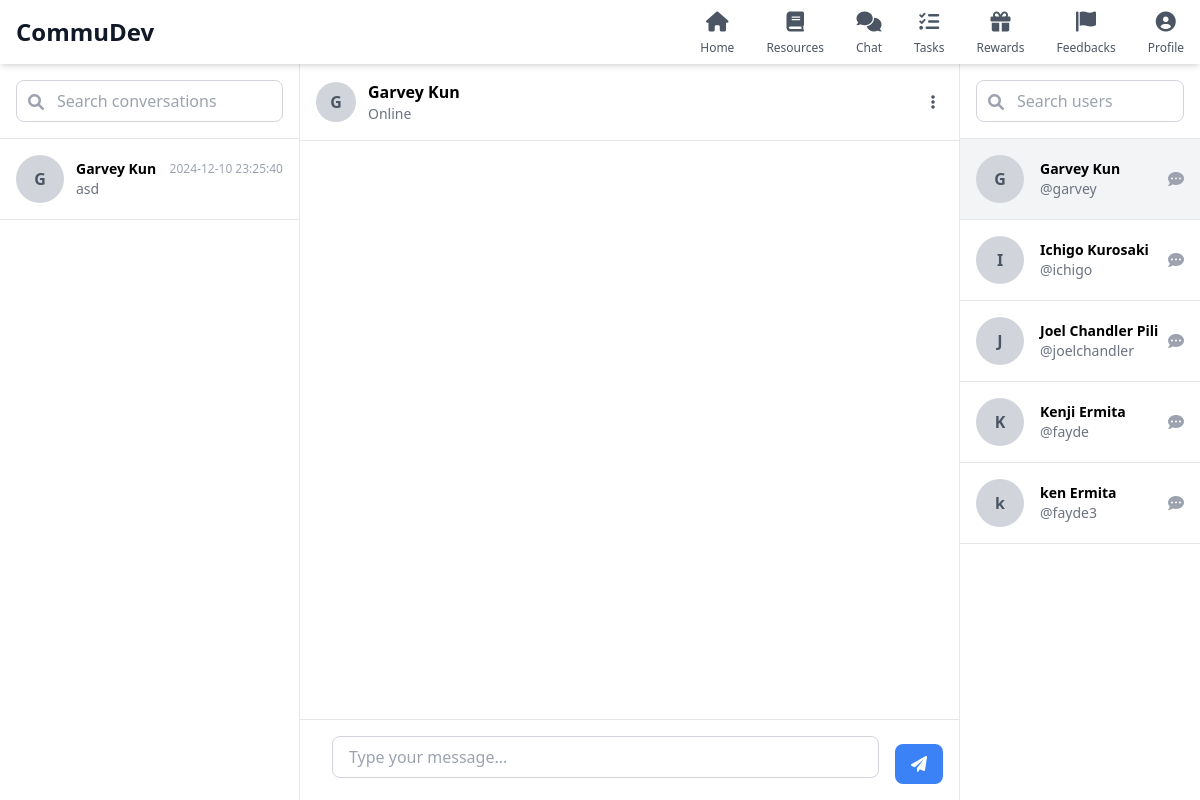
/chat/ (signed in), run on the app's committed database.
### users/models.py (models this page shows, shortened)
class User(AbstractUser):
    userId = models.UUIDField(primary_key=True, default=uuid.uuid4, editable=False)
    firstname = models.CharField(max_length=100)
    lastname = models.CharField(max_length=100)
    age = models.IntegerField(null=True)
    state = models.CharField(max_length=100)
    employmentStatus = models.CharField(max_length=100)
    profile_picture = models.ImageField(upload_to='profile_pics', default='default.jpg')
    languages = models.CharField(max_length=200, blank=True, null=True, default='')
    activity_status = models.CharField(
        max_length=100,
        default='Active',
        choices=[
            ('Active', 'Very Active'),
            ('Moderate', 'Moderately Active'),
            ('Low', 'Less Active'),
            ('Inactive', 'Inactive')
        ]
    )
    hobbies = models.CharField(max_length=200, blank=True, null=True, default='')
    goals = models.CharField(max_length=200, blank=True, null=True, default='')
    USERNAME_FIELD = 'username'  # This ensures username is used for login
    REQUIRED_FIELDS = ['firstname', 'lastname']  # Required fields for createsuperuser

### chat/views.py (the view)
# urls.py: path('', views.chat_home, name='chat_home'),
@login_required
def chat_home(request):
    all_users = User.objects.exclude(userId=request.user.userId).order_by('firstname')
    return render(request, 'chat/chat.html', {'all_users': all_users})

### chat/templates/chat/chat.html (shortened to what this page needs)
<!DOCTYPE html>
<html lang="en">
<head>
    <script src="https://cdn.tailwindcss.com"></script>
    <link rel="stylesheet" href="https://cdnjs.cloudflare.com/ajax/libs/font-awesome/6.0.0/css/all.min.css">
</head>
<body class="bg-gray-100">
    <nav class="bg-white shadow-md fixed top-0 w-full z-50 h-16">
        <div class="w-full px-4 flex justify-between items-center h-full">
            <div class="flex-shrink-0">
                <h1 class="text-2xl font-bold text-gray-900">CommuDev</h1>
            </div>
            <div class="flex items-center space-x-8">
                <a href="{% url 'home' %}" class="text-gray-600 hover:text-gray-900 flex flex-col items-center">
                    <i class="fas fa-home text-xl"></i>
                    <span class="text-xs mt-1">Home</span>
                </a>
                <a href="{% url 'resource_home' %}" class="text-gray-600 hover:text-gray-900 flex flex-col items-center">
                    <i class="fas fa-book text-xl"></i>
                    <span class="text-xs mt-1">Resources</span>
                </a>
                <a href="{% url 'chat_home' %}" class="text-gray-600 hover:text-gray-900 flex flex-col items-center relative">
                    <i class="fas fa-comments text-xl"></i>
                    <span class="text-xs mt-1">Chat</span>
                </a>
                <a href="{% url 'task:task_list' %}" class="text-gray-600 hover:text-gray-900 flex flex-col items-center">
                    <i class="fas fa-tasks text-xl"></i>
                    <span class="text-xs mt-1">Tasks</span>
                </a>
                <a href="{% url 'reward-list' %}" class="text-gray-600 hover:text-gray-900 flex flex-col items-center">
                    <i class="fas fa-gift text-xl"></i>
                    <span class="text-xs mt-1">Rewards</span>
                </a>
                <a href="{% url 'feedback:feedback-list' %}" class="text-gray-600 hover:text-gray-900 flex flex-col items-center">
                    <i class="fas fa-flag text-xl"></i>
                    <span class="text-xs mt-1">Feedbacks</span>
                </a>
                <a href="{% url 'profile' %}" class="text-gray-600 hover:text-gray-900 flex flex-col items-center">
                    <i class="fas fa-user-circle text-xl"></i>
                    <span class="text-xs mt-1">Profile</span>
                </a>
            </div>
        </div>
    </nav>
    <div class="flex h-[calc(100vh-4rem)] bg-gray-100 mt-16 overflow-hidden">
        <div class="w-1/4 bg-white border-r border-gray-200">
            <div class="p-4 border-b border-gray-200">
                <div class="relative">
                    <input type="text" placeholder="Search conversations"
                        class="w-full pl-10 pr-4 py-2 border border-gray-300 rounded-lg focus:outline-none focus:border-blue-500">
                    <span class="absolute left-3 top-2.5 text-gray-400">
                        <i class="fas fa-search"></i>
                    </span>
                </div>
            </div>
            <div class="overflow-y-auto h-[calc(100vh-8rem)]" id="contacts-list">
            </div>
        </div>
        <div class="flex-1 flex flex-col bg-white border-r border-gray-200">
            <div class="p-4 border-b border-gray-200 flex items-center">
                <div id="selected-contact" class="flex items-center flex-1">
                    <div class="w-10 h-10 bg-gray-300 rounded-full flex items-center justify-center">
                        <span class="text-gray-600 font-bold" id="contact-initial"></span>
                    </div>
                    <div class="ml-3 flex-1">
                        <h3 class="font-semibold" id="contact-name">Select a conversation</h3>
                        <p class="text-sm text-gray-500" id="contact-status"></p>
                    </div>
                    <div class="relative">
                        <button id="chat-options-btn" class="p-2 hover:bg-gray-100 rounded-full" onclick="toggleChatOptions(event)">
                            <i class="fas fa-ellipsis-v text-gray-600"></i>
                        </button>
                    </div>
                </div>
            </div>
            <div class="flex-1 overflow-y-auto p-4 space-y-1 custom-scrollbar" id="messages-container">
            </div>
            <div class="p-4 border-t border-gray-200">
                <form id="message-form" data-url="{% url 'unsend_message' 0 %}" class="flex items-end space-x-4">
                    <div class="flex-1 relative">
                        <textarea id="message-input"
                            class="w-full resize-none overflow-hidden rounded-lg border border-gray-300 focus:outline-none focus:border-blue-500 px-4 py-2 max-h-32 min-h-[2.5rem]"
                            rows="1"
                            placeholder="Type your message..."></textarea>
                    </div>
                    <button type="submit"
                        class="px-4 py-2 bg-blue-500 text-white rounded-lg hover:bg-blue-600 focus:outline-none h-10">
                        <i class="fas fa-paper-plane"></i>
                    </button>
                </form>
            </div>
        </div>
        <div class="w-1/5 bg-white">
            <div class="p-4 border-b border-gray-200">
                <div class="relative">
                    <input type="text"
                        id="users-search"
                        placeholder="Search users"
                        class="w-full pl-10 pr-4 py-2 border border-gray-300 rounded-lg focus:outline-none focus:border-blue-500">
                    <span class="absolute left-3 top-2.5 text-gray-400">
                        <i class="fas fa-search"></i>
                    </span>
                </div>
            </div>
            <div class="overflow-y-auto h-[calc(100vh-8rem)]" id="users-list">
                {% for user in all_users %}
                <div class="user-item p-4 border-b border-gray-200 hover:bg-gray-50 cursor-pointer"
                     onclick="selectChat('{{ user.userId }}')"
                     data-user-name="{{ user.firstname }} {{ user.lastname }}">
                    <div class="flex items-center">
                        <div class="w-12 h-12 bg-gray-300 rounded-full flex items-center justify-center">
                            <span class="text-gray-600 font-bold">{{ user.firstname|first }}</span>
                        </div>
                        <div class="ml-4 flex-1">
                            <h3 class="text-sm font-semibold">{{ user.firstname }} {{ user.lastname }}</h3>
                            <p class="text-sm text-gray-500">@{{ user.username }} </p>
                        </div>
                        <div class="text-gray-400">
                            <i class="fas fa-comment-dots"></i>
                        </div>
                    </div>
                </div>
                {% endfor %}
            </div>
        </div>
    </div>
</body>
</html>

### data on the page
User: firstname|first "G", firstname "Garvey", lastname "Kun", username "garvey"
User: firstname|first "I", firstname "Ichigo", lastname "Kurosaki", username "ichigo"
User: firstname|first "J", firstname "Joel Chandler", lastname "Pili", username "joelchandler"
User: firstname|first "K", firstname "Kenji", lastname "Ermita", username "fayde"
User: firstname|first "k", firstname "ken", lastname "Ermita", username "fayde3"
